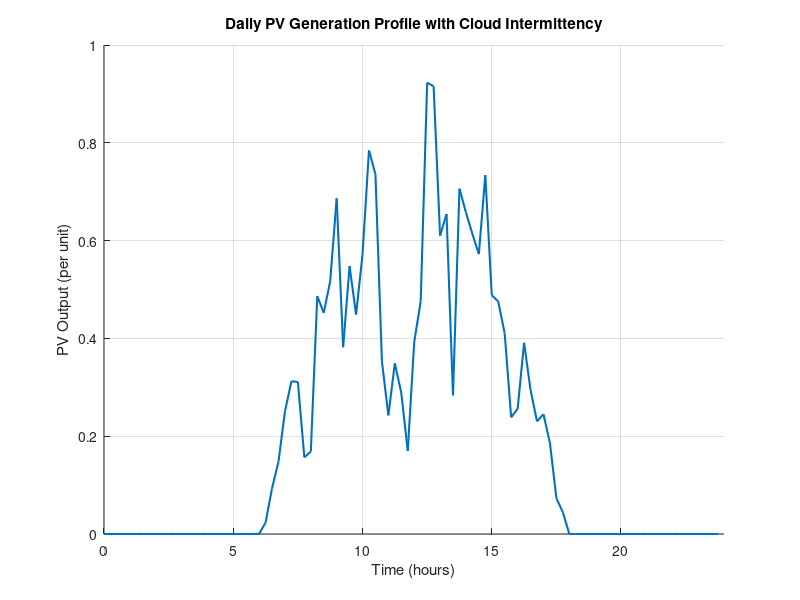

Write the MATLAB code that produced this figure.
clc; clear; close all;

% PV Profile Generation using random noise

% Time vector (24 hours with 1-min resolution)
t = linspace(0,24,1440);   % hours

% Ideal solar irradiance curve (bell shaped)
sunrise = 6;
sunset  = 18;

irradiance = zeros(size(t));

for i = 1:length(t)
    if t(i) >= sunrise && t(i) <= sunset
        irradiance(i) = sin(pi*(t(i)-sunrise)/(sunset-sunrise));
    end
end

irradiance = irradiance / max(irradiance);   % per unit normalization

% Cloud intermittency model (loss factor between 0 and 1)
rng('shuffle')

noise = randn(size(t));           % random signal
smooth_noise = movmean(noise,50); % create cloud clusters

% Convert to attenuation factor (0 to 1)
cloud_factor1 = 1 - 0.1*abs(smooth_noise)/max(abs(smooth_noise));
cloud_factor2 = 1 - 1*abs(smooth_noise)/max(abs(smooth_noise));

% PV output
pv_output1 = irradiance .* cloud_factor1;
pv_output2 = irradiance .* cloud_factor2;

pv_output_5min = pv_output2(1:5:end);
pv_output_15min = pv_output2(1:15:end);

% Plot
figure;
% plot(t, irradiance,'LineWidth',2);
hold on;
% plot(t, pv_output1,'b','LineWidth',1.5);
% plot(t(1:15:end), pv_output_15min,'r','LineWidth',1.5);
plot(t(1:15:end), pv_output_15min,'LineWidth',1.5);

xlabel('Time (hours)');
ylabel('PV Output (per unit)');
title('Daily PV Generation Profile with Cloud Intermittency');
% legend('Expected Profile','PV with Cloud Intermitency');
grid on;
xlim([0 24]);
